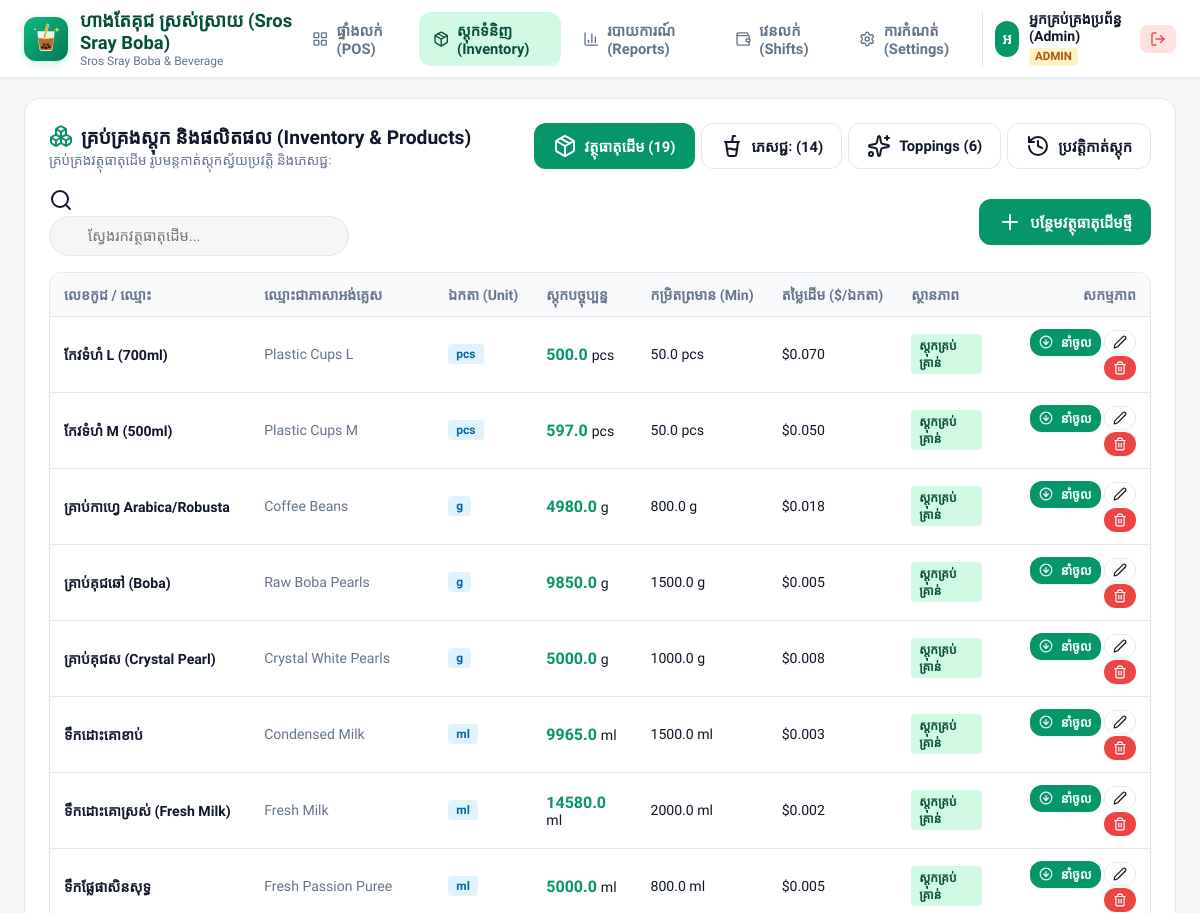
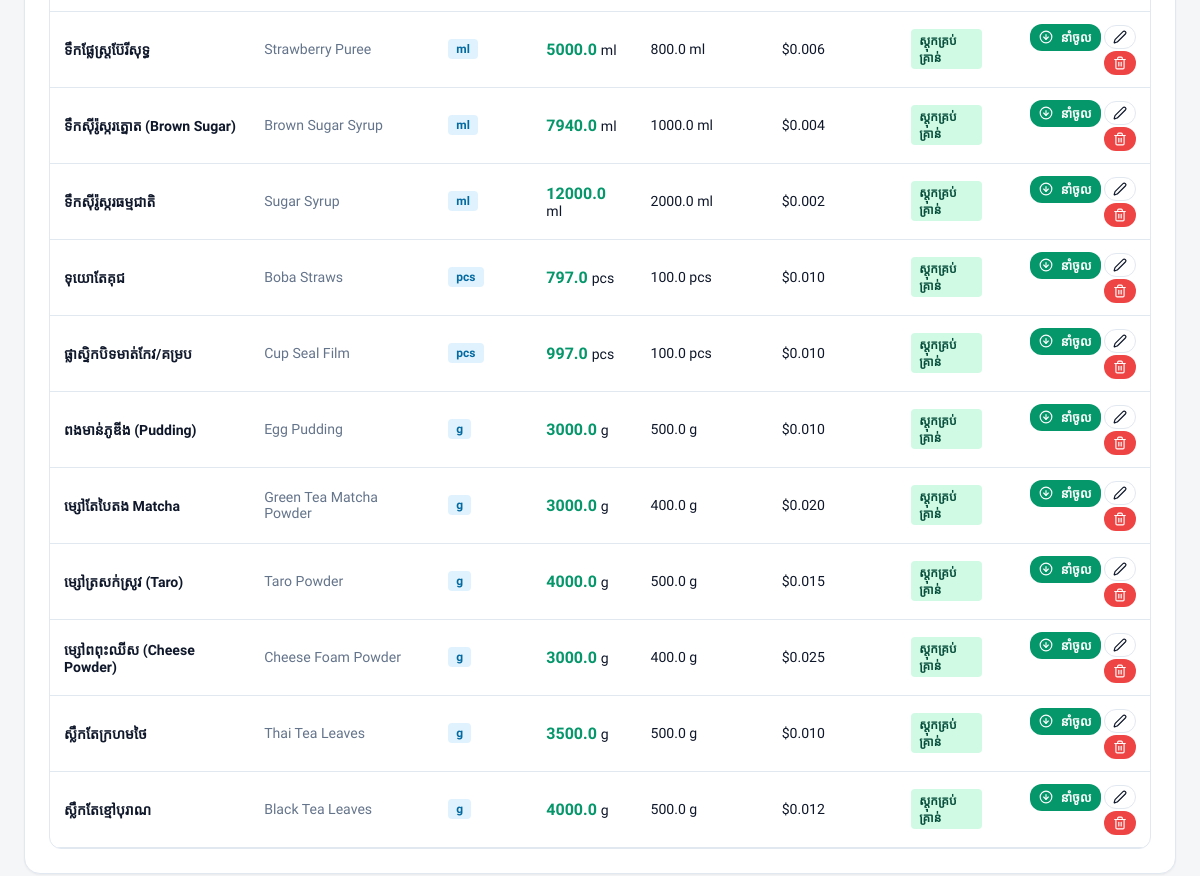
Before: /inventory (signed in) with the older database file (2 pictures, top to bottom).
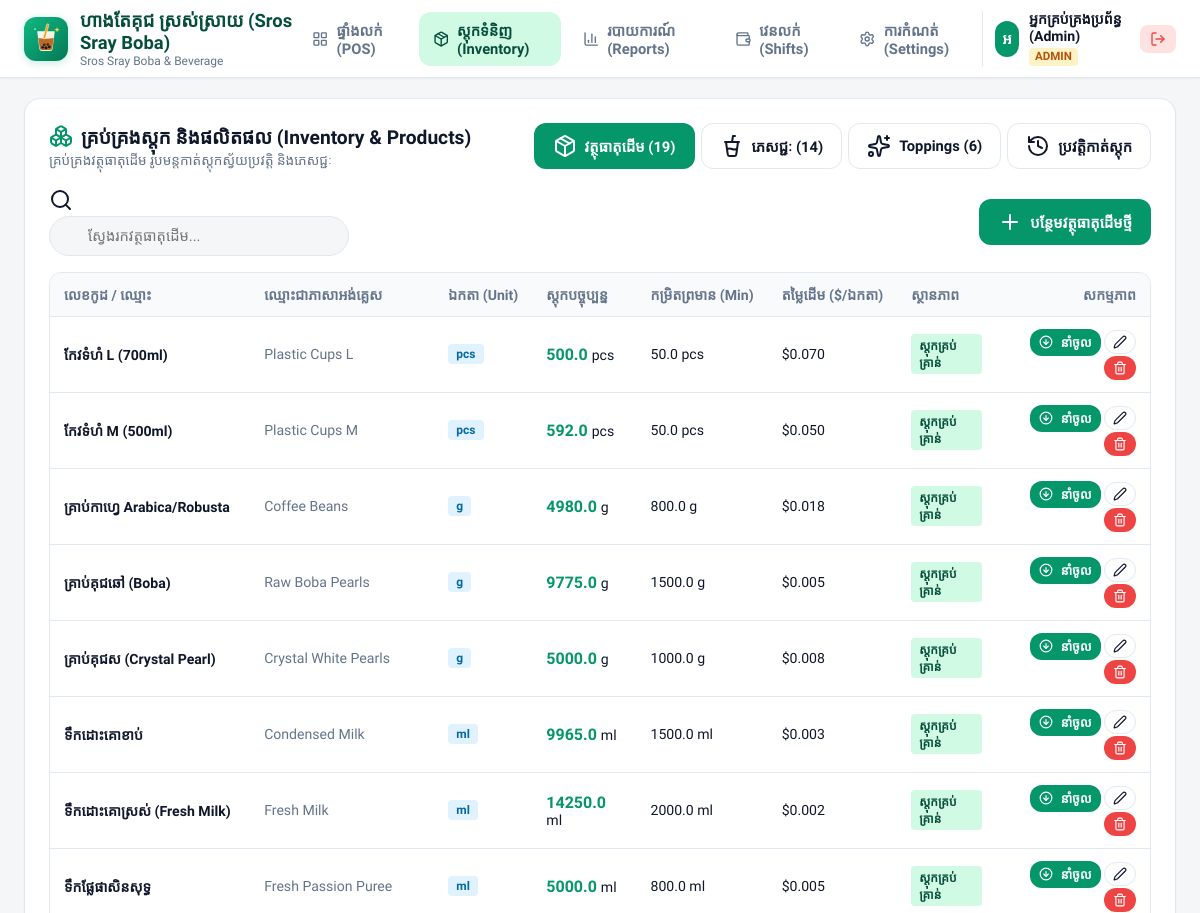
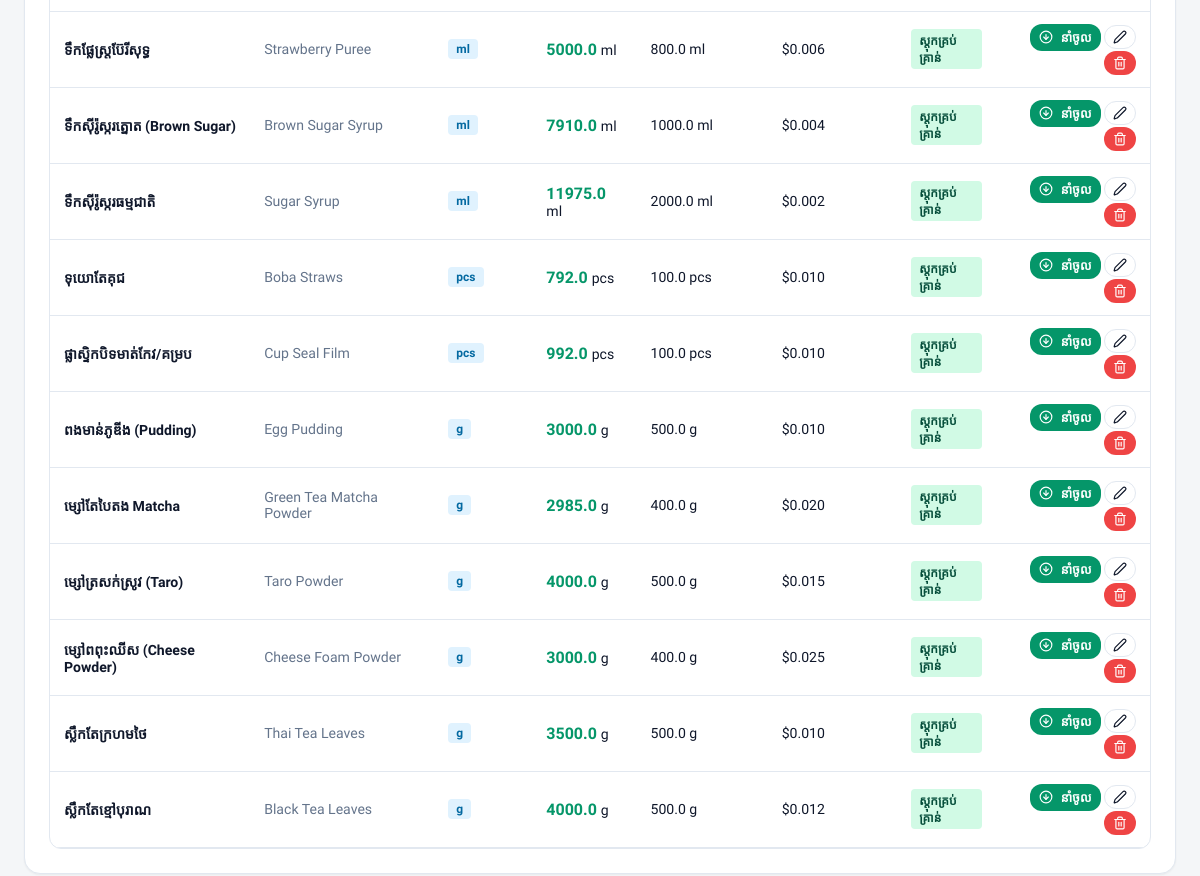
After: the same page with the newer database file (2 pictures, top to bottom).
### tables this page shows
CREATE TABLE store_settings (
            key TEXT PRIMARY KEY,
            value TEXT NOT NULL,
            description TEXT
        );

CREATE TABLE raw_materials (
            id INTEGER PRIMARY KEY AUTOINCREMENT,
            name_km TEXT NOT NULL,
            name_en TEXT NOT NULL,
            unit TEXT NOT NULL, -- pcs, g, ml, etc.
            current_stock REAL NOT NULL DEFAULT 0,
            min_threshold REAL NOT NULL DEFAULT 10,
            cost_per_unit REAL NOT NULL DEFAULT 0,
            updated_at TIMESTAMP DEFAULT CURRENT_TIMESTAMP
        );

### app.py (the view)
@app.route('/inventory')
@admin_required
def inventory_page():
    conn = get_db()
    materials = conn.execute('SELECT * FROM raw_materials ORDER BY current_stock <= min_threshold DESC, name_km ASC').fetchall()
    categories = conn.execute('SELECT * FROM categories ORDER BY sort_order ASC').fetchall()
    products = conn.execute('''
        SELECT p.*, c.name_km as category_name
        FROM products p
        JOIN categories c ON p.category_id = c.id
        ORDER BY p.category_id ASC, p.id ASC
    ''').fetchall()
    toppings = conn.execute('''
        SELECT t.*, rm.name_km as material_name, rm.unit as material_unit
        FROM toppings t
        LEFT JOIN raw_materials rm ON t.raw_material_id = rm.id
        ORDER BY t.id ASC
    ''').fetchall()
    stock_logs = conn.execute('''
        SELECT sl.*, rm.name_km as material_name, rm.unit
        FROM stock_logs sl
        JOIN raw_materials rm ON sl.raw_material_id = rm.id
        ORDER BY sl.id DESC LIMIT 50
    ''').fetchall()
    conn.close()
    alerts = get_low_stock_alerts()
    return render_template(
        'inventory.html',
        materials=materials,
        categories=categories,
        products=products,
        toppings=toppings,
        stock_logs=stock_logs,
        alerts=alerts
    )

### app.py (called while the page is built)
def admin_required(f):
    @wraps(f)
    def decorated_function(*args, **kwargs):
        if 'user_id' not in session:
            return redirect(url_for('login'))
        if session.get('role') != 'admin':
            if request.is_json or request.path.startswith('/api/'):
                return jsonify({'success': False, 'error': 'ការអនុញ្ញាតត្រូវបានបដិសេធ (ត្រូវការសិទ្ធិជា Admin)'}), 403
            flash('ត្រូវការសិទ្ធិជា Admin ដើម្បីចូលមើលទំព័រនេះ!', 'danger')
            return redirect(url_for('pos_page'))
        return f(*args, **kwargs)
    return decorated_function

@app.context_processor
def inject_global_data():
    settings = get_store_settings()
    low_stock_count = 0
    try:
        alerts = get_low_stock_alerts()
        low_stock_count = len(alerts)
    except Exception:
        pass
    return {
        'settings': settings,
        'low_stock_count': low_stock_count,
        'current_user': {
            'id': session.get('user_id'),
            'username': session.get('username'),
            'full_name': session.get('full_name'),
            'role': session.get('role')
        } if 'user_id' in session else None,
        'now': datetime.datetime.now()
    }

### database.py (called while the page is built)
def is_cloud_db():
    return bool(TURSO_URL and TURSO_URL.strip().startswith(('libsql://', 'https://', 'http://')))

def get_db():
    if is_cloud_db():
        return connect_turso(TURSO_URL, TURSO_TOKEN)
    conn = sqlite3.connect(DB_PATH)
    conn.row_factory = sqlite3.Row
    conn.execute("PRAGMA foreign_keys = ON")
    return conn

def get_store_settings():
    conn = get_db()
    rows = conn.execute('SELECT key, value FROM store_settings').fetchall()
    conn.close()
    return {row['key']: row['value'] for row in rows}

def get_low_stock_alerts():
    conn = get_db()
    alerts = conn.execute('''
        SELECT id, name_km, name_en, unit, current_stock, min_threshold,
               CASE
                   WHEN current_stock <= 0 THEN 'danger'
                   WHEN current_stock <= min_threshold THEN 'warning'
                   ELSE 'ok'
               END as status
        FROM raw_materials
        WHERE current_stock <= min_threshold
        ORDER BY current_stock ASC
    ''').fetchall()
    conn.close()
    return [dict(row) for row in alerts]

### templates/inventory.html (shortened to what this page needs)
{% extends "base.html" %}
{% block content %}
<div class="card-box">
  <div class="card-header-row">
    <div>
      <div class="card-title">
        <i data-lucide="boxes" style="width:24px;height:24px;color:var(--primary);"></i>
        គ្រប់គ្រងស្តុក និងផលិតផល (Inventory & Products)
      </div>
      <div style="font-size:0.85rem; color:#64748b;">គ្រប់គ្រងវត្ថុធាតុដើម រូបមន្តកាត់ស្តុកស្វ័យប្រវត្តិ និងភេសជ្ជៈ</div>
    </div>
    <div style="display:flex; gap:6px; flex-wrap:wrap;">
      <button class="btn btn-primary inv-tab-btn active" onclick="switchInvTab('materials', this)">
        <i data-lucide="package"></i> វត្ថុធាតុដើម ({{ materials|length }})
      </button>
      <button class="btn btn-secondary inv-tab-btn" onclick="switchInvTab('products', this)">
        <i data-lucide="cup-soda"></i> ភេសជ្ជៈ ({{ products|length }})
      </button>
      <button class="btn btn-secondary inv-tab-btn" onclick="switchInvTab('toppings', this)">
        <i data-lucide="sparkles"></i> Toppings ({{ toppings|length }})
      </button>
      <button class="btn btn-secondary inv-tab-btn" onclick="switchInvTab('logs', this)">
        <i data-lucide="history"></i> ប្រវត្តិកាត់ស្តុក
      </button>
    </div>
  </div>
  <div id="tabMaterials" class="inv-tab-content">
    <div class="card-header-row" style="margin-bottom:1rem;">
      <div class="search-box" style="max-width:300px;">
        <i data-lucide="search"></i>
        <input type="text" id="matSearch" class="search-input" placeholder="ស្វែងរកវត្ថុធាតុដើម..." oninput="filterMaterialsTable()">
      </div>
      <button class="btn btn-primary" onclick="openAddMaterialModal()">
        <i data-lucide="plus"></i> បន្ថែមវត្ថុធាតុដើមថ្មី
      </button>
    </div>
    <div class="table-responsive">
      <table class="data-table" id="materialsTable">
        <thead>
          <tr>
            <th>លេខកូដ / ឈ្មោះ</th>
            <th>ឈ្មោះជាភាសាអង់គ្លេស</th>
            <th>ឯកតា (Unit)</th>
            <th>ស្តុកបច្ចុប្បន្ន</th>
            <th>កម្រិតព្រមាន (Min)</th>
            <th>តម្លៃដើម ($/ឯកតា)</th>
            <th>ស្ថានភាព</th>
            <th style="text-align:right;">សកម្មភាព</th>
          </tr>
        </thead>
        <tbody>
          {% for m in materials %}
          <tr class="mat-row">
            <td>
              <strong style="color:#0f172a;">{{ m.name_km }}</strong>
            </td>
            <td style="color:#64748b;">{{ m.name_en }}</td>
            <td><span class="badge badge-info">{{ m.unit }}</span></td>
            <td>
              <strong style="font-size:1rem; {% if m.current_stock <= m.min_threshold %}color:#ef4444;{% else %}color:#059669;{% endif %}">
                {{ m.current_stock }}
              </strong> {{ m.unit }}
            </td>
            <td>{{ m.min_threshold }} {{ m.unit }}</td>
            <td>${{ "%.3f"|format(m.cost_per_unit) }}</td>
            <td>
              {% if m.current_stock <= 0 %}
                <span class="badge badge-danger">អស់ពីស្តុក (Out)</span>
              {% elif m.current_stock <= m.min_threshold %}
                <span class="badge badge-warning">ជិតអស់ (Low Stock)</span>
              {% else %}
                <span class="badge badge-success">ស្តុកគ្រប់គ្រាន់</span>
              {% endif %}
            </td>
            <td style="text-align:right;">
              <button class="btn btn-primary" style="padding:4px 8px; font-size:0.78rem;" onclick="openStockInModal({{ m.id }}, '{{ m.name_km }}', '{{ m.unit }}')" title="នាំចូលស្តុក">
                <i data-lucide="arrow-down-circle" style="width:14px;height:14px;"></i> នាំចូល
              </button>
              <button class="btn btn-secondary" style="padding:4px 8px; font-size:0.78rem;" onclick="openEditMaterialModal({{ m.id }}, '{{ m.name_km }}', '{{ m.name_en }}', '{{ m.unit }}', {{ m.min_threshold }}, {{ m.cost_per_unit }})" title="កែប្រែ">
                <i data-lucide="edit-2" style="width:14px;height:14px;"></i>
              </button>
              <button class="btn btn-danger" style="padding:4px 8px; font-size:0.78rem;" onclick="deleteMaterial({{ m.id }}, '{{ m.name_km }}')" title="លុប">
                <i data-lucide="trash" style="width:14px;height:14px;"></i>
              </button>
            </td>
          </tr>
          {% endfor %}
        </tbody>
      </table>
    </div>
  </div>
</div>
{% endblock %}

### templates/base.html (shortened to what this page needs)
<!DOCTYPE html>
<html lang="km">
<head>
  <link rel="stylesheet" href="{{ url_for('static', filename='css/style.css') }}">
  <link rel="stylesheet" href="{{ url_for('static', filename='css/print.css') }}">
</head>
<body>
  {% if current_user %}
  <nav class="navbar">
    <a href="{{ url_for('pos_page') }}" class="nav-brand">
      <img src="{{ url_for('static', filename='images/shop_logo.svg') }}" alt="Logo" class="nav-logo">
      <div>
        <div class="brand-title">{{ settings.get('shop_name_km', 'ហាងតែគុជ ស្រស់ស្រាយ') }}</div>
        <div class="brand-subtitle">{{ settings.get('shop_name_en', 'Sros Sray Boba & Beverage') }}</div>
      </div>
    </a>
    <div class="nav-links">
      <a href="{{ url_for('pos_page') }}" class="nav-item {% if request.endpoint == 'pos_page' %}active{% endif %}">
        <i data-lucide="layout-grid"></i> ផ្ទាំងលក់ (POS)
      </a>
      {% if current_user.role == 'admin' %}
      <a href="{{ url_for('inventory_page') }}" class="nav-item {% if request.endpoint == 'inventory_page' %}active{% endif %}">
        <i data-lucide="package"></i> ស្តុកទំនិញ (Inventory)
      </a>
      <a href="{{ url_for('reports_page') }}" class="nav-item {% if request.endpoint == 'reports_page' %}active{% endif %}">
        <i data-lucide="bar-chart-3"></i> របាយការណ៍ (Reports)
      </a>
      {% endif %}
      <a href="{{ url_for('shifts_page') }}" class="nav-item {% if request.endpoint == 'shifts_page' %}active{% endif %}">
        <i data-lucide="wallet"></i> វេនលក់ (Shifts)
      </a>
      {% if current_user.role == 'admin' %}
      <a href="{{ url_for('settings_page') }}" class="nav-item {% if request.endpoint == 'settings_page' %}active{% endif %}">
        <i data-lucide="settings"></i> ការកំណត់ (Settings)
      </a>
      {% endif %}
    </div>
    <div class="nav-actions">
      <div class="user-profile">
        <div class="user-avatar">
          {{ current_user.full_name[:1] }}
        </div>
        <div class="user-info">
          <div class="user-name">{{ current_user.full_name }}</div>
          <span class="user-role role-{{ current_user.role }}">{{ current_user.role }}</span>
        </div>
      </div>
      <a href="{{ url_for('logout') }}" class="btn-logout" title="ចាកចេញ">
        <i data-lucide="log-out" style="width:16px;height:16px;"></i>
      </a>
    </div>
  </nav>
  {% endif %}
  <main class="main-wrapper">
    {% block content %}{% endblock %}
  </main>
</body>
</html>

Changed rows visible on the page:
changed raw_materials "កែវទំហំ M (500ml)": current_stock "597.0" → "592.0"
changed raw_materials "គ្រាប់គុជឆៅ (Boba)": current_stock "9850.0" → "9775.0"
changed raw_materials "ទឹកដោះគោស្រស់ (Fresh Milk)": current_stock "14580.0" → "14250.0"
changed raw_materials "ទឹកស៊ីរ៉ូស្ករត្នោត (Brown Sugar)": current_stock "7940.0" → "7910.0"
changed raw_materials "ទឹកស៊ីរ៉ូស្ករធម្មជាតិ": current_stock "12000.0" → "11975.0"
changed raw_materials "Boba Straws": current_stock "797.0" → "792.0"
changed raw_materials "ផ្លាស្ទិកបិទមាត់កែវ/គម្រប": current_stock "997.0" → "992.0"
changed raw_materials "ម្សៅតែបៃតង Matcha": current_stock "3000.0" → "2985.0"
